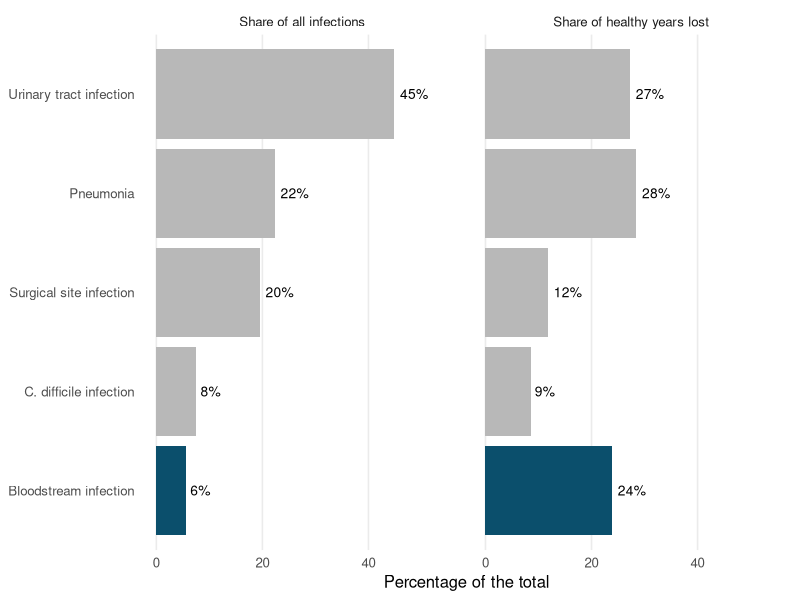

This chart was generated by the following R code:
## ---- chunk 1
#| label: setup
#| echo: false
#| message: false
#| warning: false

library(tidyverse)

burden <- tribble(
  ~infection, ~cases, ~dalys,
  "Pneumonia", 132.0, 86.1,
  "Urinary tract infection", 265.1, 82.6,
  "Bloodstream infection", 33.4, 72.2,
  "Surgical site infection", 115.4, 35.7,
  "C. difficile infection", 44.6, 25.9
)
## ---- chunk 2
#| echo: false

burden_share <- burden |>
  mutate(
    cases_share = cases / sum(cases) * 100,
    dalys_share = dalys / sum(dalys) * 100,
    focus = if_else(infection == "Bloodstream infection", "Focus", "Context")
  )|>
  pivot_longer(c(cases_share, dalys_share), names_to = "measure", values_to = "share")|>
  mutate(
    measure = if_else(measure == "cases_share", "Share of all infections", "Share of healthy years lost")
  )
## ---- chunk 3
#| label: fig-share
#| fig-cap: "Bloodstream infection is 6% of all infections but causes 24% of the healthy years lost. Germany, 2011 and 2012."
#| fig-alt: "Two bar charts. Bloodstream infection has the shortest bar for share of infections and a long bar for share of healthy years lost."
#| echo: false
#| fig-width: 8
#| fig-height: 3.8

focus_colours <- c("Context" = "#B8B8B8", "Focus" = "#0B4F6C")

ggplot(burden_share, aes(x = share, y = fct_reorder(infection, cases), fill = focus)) +
  geom_col() +
  geom_text(aes(label = paste0(round(share), "%")), hjust = -0.2, size = 3.5) +
  facet_wrap(~measure) +
  scale_fill_manual(values = focus_colours, guide = "none") +
  scale_x_continuous(limits = c(0, 55)) +
  labs(x = "Percentage of the total", y = NULL) +
  theme_minimal(base_size = 12) +
  theme(panel.grid.minor = element_blank(), panel.grid.major.y = element_blank())
## ---- chunk 4
#| label: tbl-per-case
#| tbl-cap: "One bloodstream infection costs about seven times as much healthy life as one urinary tract infection. Germany, 2011 and 2012."
#| echo: false

burden |>
  mutate(years_per_100 = round(dalys / cases * 100)) |>
  arrange(desc(years_per_100)) |>
  select(infection, cases, years_per_100) |>
  knitr::kable(
    col.names = c("Infection", "Cases per 100,000 people each year", "Healthy years lost per 100 infections"),
    align = c("l", "r", "r")
  )
